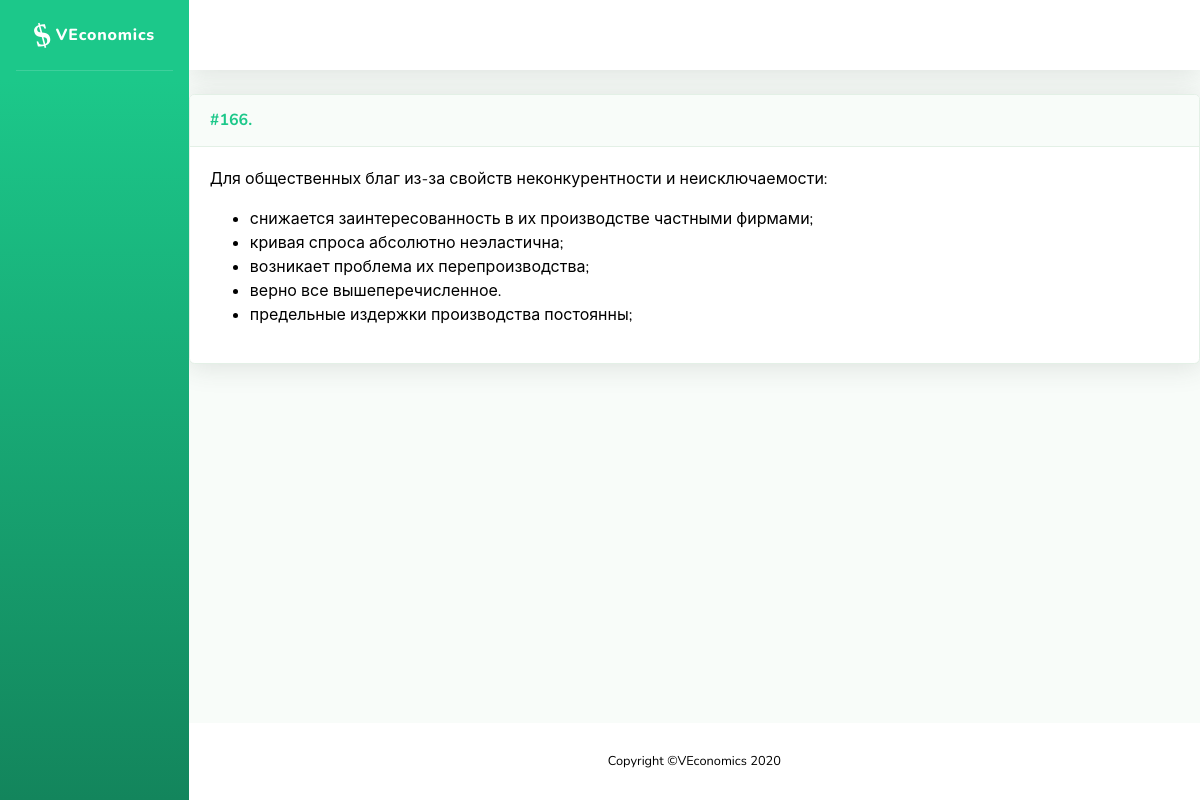
Page /problems/166 on the committed database.
### problems/models.py (models this page shows, shortened)
class Problem(models.Model):
    name = models.CharField('Название', max_length=200, blank=True, null=True)
    task = RichTextUploadingField('Условие')
    problem_type = models.IntegerField('Тип задачи', choices=TYPE_CHOICES, blank=False, null=False, default=0)
    short_answer = models.CharField('Ответ (для автоматической проверки)', max_length=200, blank=True)
    yesno_answer = models.IntegerField('Ответ ДА/НЕТ', choices=YESNO_CHOICES, blank=False, default=0)
    solution = RichTextUploadingField('Решение', blank=True)
    hint = RichTextUploadingField('Подсказка', blank=True)
    topics = models.ManyToManyField(Topic, related_name="problems", verbose_name='Темы')
    assignments = models.ManyToManyField(User, through='Assignment', through_fields=['problem', 'person'])
    class Meta:
        ordering = ['id']

class Variant(models.Model):
    text = models.CharField('Вариант ответа', max_length=1000, blank=False)
    right = models.BooleanField('Верный ответ', blank=False, null=False, default=False)
    problem = models.ForeignKey(Problem, verbose_name="Задача", on_delete=models.CASCADE, blank=True, null=True, related_name='variants')
    order = models.IntegerField('Порядковый номер', blank=False, null=False, default=0)
    class Meta:
        verbose_name = 'Ответ'
        verbose_name_plural = 'Ответы'

### problems/views.py (the view)
# urls.py: path('<int:pk>', views.ProblemDetailView.as_view(), name='problem-detail'),
class ProblemDetailView(DetailView):
    model = Problem

### problems/templates/problems/problem_detail.html
{% extends "problems/sb/base.html" %}
{% block content %}
        {% include 'problems/problem.html' %}
{% endblock %}

### problems/templates/problems/problem.html (shortened to what this page needs)
{% autoescape off%}
<div class="problem">
    <div class="card shadow mb-4">
        <div class="problem-header">
            <a name="problem-{{ problem.id }}" class="d-block card-header py-3" role="button" aria-expanded="true" aria-controls="collapse">
                    <h6 class="m-0 font-weight-bold text-primary">
                        <nobr>
                            <div class="problem-id">
                                #{{ problem.id }}.
                            </div>
                        </nobr>
                    </h6>
            </a>
        </div>
        <div class="card-body">
        <div class="collapse show" id="problem-{{ problem.id }}">
            <div class="problem-task">
                {{ problem.task }}
                {% if not problem.submit and not problem.assignment and not problem.form %}
                    {% if problem.variants %}
                        <ul>
                            {% for variant in problem.variants.all %}
                                <li>
                                    {{ variant.text }}
                                </li>
                            {% endfor %}
                        </ul>
                    {% endif %}
                {% endif %}
            </div>
        </div>
    </div>
    </div>
</div>
{% endautoescape %}

### problems/static/problems/main.css (style rules this page uses)
.problem-header { white-space:nowrap }
h6 div { display:inline-block; }

### rows in the picture
Problem: id "166", task "Для общественных благ из-за свойств неконкурентности и неисключаемости:"
Variant: text "снижается заинтересованность в их производстве частными фирмами;"
Variant: text "кривая спроса абсолютно неэластична;"
Variant: text "возникает проблема их перепроизводства;"
Variant: text "верно все вышеперечисленное."
Variant: text "предельные издержки производства постоянны;"
